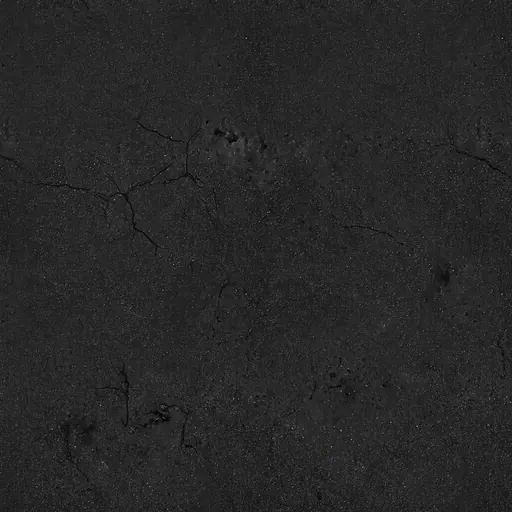
#> input picture herramientas/vecindario/tex_web/calle.webp, 512 x 512 px, given in place of cielobosque.png, which was not available
$ python armar_capas.py ../vecindario/tex_web/calle.webp ../vecindario/tex_web/ladrillo.webp out.png
#> lines starting #> are read from the running program, lines starting #| are printed output that depends on the picture; pictures that were not available may be replaced by others from this repository, and a replacement may not be noted
#> in cielo, im is the input picture: PIL image 512x512 RGB; mean R, G, B 39.5, 39.5, 39.5
### herramientas/maicol/cortar.py
# -*- coding: utf-8 -*-
"""Corta una tira de sprites sobre fondo magenta en cuadros sueltos, con alfa.
   El magenta puro es la clave: se saca por distancia en RGB, no por igualdad exacta, porque el
   modelo devuelve JPEG-ish y los bordes vienen con halo."""
from PIL import Image
import numpy as np, sys, os

def quitar_magenta(im):
    a=np.asarray(im.convert('RGB')).astype(np.int16)
    r,g,b=a[:,:,0],a[:,:,1],a[:,:,2]
    # magenta: rojo y azul altos, verde bajo
    d = np.minimum(r,b).astype(np.int16) - g
    fondo = (d > 60) & (r > 120) & (b > 120)
    # alfa suave en el borde para que no queden dientes
    alfa = np.clip((60 - (d - 60)) / 60.0, 0, 1)
    alfa = np.where(fondo, np.clip((60 - d + 60)/60.0, 0, 1)*0, 1.0)
    alfa = alfa.astype(np.float32)
    # descontaminar: los pixeles casi-fondo tiran a magenta, se les baja el rojo/azul
    rgb=a.copy()
    borde = (~fondo) & (d > 20)
    prom = ((rgb[:,:,0]+rgb[:,:,2])/2)
    rgb[:,:,0]=np.where(borde, np.minimum(rgb[:,:,0], g+40), rgb[:,:,0])
    rgb[:,:,2]=np.where(borde, np.minimum(rgb[:,:,2], g+40), rgb[:,:,2])
    out=np.dstack([rgb.astype(np.uint8), (alfa*255).astype(np.uint8)])
    return Image.fromarray(out,'RGBA'), (~fondo)

# [120 lines left out: functions quitar_fondo, sin_linea_de_piso, cortar, cortar_parejo, hoja, not called in this run]

# [10 lines that do not run on import are left out]

### herramientas/maicol/armar_capas.py
# -*- coding: utf-8 -*-
"""Arma las CAPAS DEL FONDO de Maicol: cielo solo, montañas, lomas, y junta los adornos
   viejos con los nuevos en una tira de doce.

   POR QUE SEPARAR EL CIELO. Con el cielo, las montañas, los árboles y el piso metidos en una
   sola foto, no importa cuánto camines: nada se mueve respecto de nada. Eso es un telón.
   Separadas y a velocidades distintas, caminar produce PARALAJE, que es lo único que da
   distancia en dos dimensiones.

   LAS BANDAS NO SE REPITEN DENTRO DE UN NIVEL. Una banda de 2400 px a 0,20 de velocidad dura
   12000 px de mundo = 250 casillas, y el nivel más ancho tiene 70. Aun así se le cose la
   costura por si acaso: se funde el borde derecho sobre el izquierdo y el corte desaparece.
"""
from PIL import Image
import numpy as np, os, sys, io, base64
sys.path.insert(0, os.path.dirname(os.path.abspath(__file__)))
import cortar

ALTO_JUEGO=576

def caja_alfa(im, u=24):
    a=np.asarray(im.convert('RGBA')); m=a[:,:,3]>u
    f=np.where(m.any(axis=1))[0]; c=np.where(m.any(axis=0))[0]
    if not len(f): return None
    return (int(c.min()), int(f.min()), int(c.max())+1, int(f.max())+1)

def banda(ruta, ancho, alto):
    """Saca el magenta, recorta a lo que quedó y lo lleva al tamaño exacto que va a tener.
       SE APLASTA A LO ALTO A PROPOSITO, sin respetar la proporción. Respetándola, una sierra de
       2400x930 llevada a 176 de alto queda de 456 px de ancho: a 0,20 de velocidad eso dura 2280
       px de mundo y el nivel más ancho tiene 3384, así que la misma sierra se ve dos veces y
       media EN LA MISMA PANTALLA. Aplastada entra entera y no se repite nunca dentro de un
       nivel; una sierra lejana más chata sigue leyéndose a sierra lejana."""
    rgba, mask = cortar.quitar_magenta(Image.open(ruta))
    cj=caja_alfa(rgba)
    return rgba.crop(cj).resize((ancho, alto), Image.LANCZOS)

def tono(im, mul=1.0, sat=1.0):
    """Aclara/oscurece y baja el color de una banda. Hace falta porque las bandas vienen con el
       color a full: el escombro azul de la cueva sobre un fondo casi negro PEGA EN EL OJO y se
       lee mas cerca que el piso, que es exactamente al revés de lo que tiene que pasar. Bajar
       el color es lo que hace que algo se lea LEJOS -es lo que hace el aire en la realidad- y no
       simplemente mas chico."""
    a=np.asarray(im.convert('RGBA')).astype(np.float32)
    rgb=a[:,:,:3]
    gris=(rgb[:,:,0]*0.299+rgb[:,:,1]*0.587+rgb[:,:,2]*0.114)[:,:,None]
    rgb=(gris + (rgb-gris)*sat)*mul
    a[:,:,:3]=rgb.clip(0,255)
    return Image.fromarray(a.astype(np.uint8),'RGBA')

TONOS={   # mul, sat por banda
 'montebosque':(1.00,0.86), 'lomabosque':(0.92,0.80),
 'montecueva' :(1.06,0.86), 'lomacueva' :(0.60,0.52),
 'montefabrica':(0.92,0.56),'lomafabrica':(0.84,0.56),
}

def costura(im, frac=0.10):
    """Funde el borde derecho sobre el izquierdo: al repetir, el corte no se ve."""
    a=np.asarray(im.convert('RGBA')).astype(np.float32)
    H,W,_=a.shape; n=max(2,int(W*frac))
    izq=a[:, :n].copy(); der=a[:, W-n:].copy()
    t=np.linspace(0,1,n,dtype=np.float32)[None,:,None]     # 0 en el borde, 1 adentro
    a[:, :n] = izq*t + der*(1-t)
    a=a[:, :W-n]                                            # el trozo derecho ya se fundió
    return Image.fromarray(a.clip(0,255).astype(np.uint8),'RGBA')

# El aire de cada tema: paradas de un degrade vertical (posicion, r,g,b, alfa) mas un
# oscurecido parejo. VA HORNEADO EN EL CIELO, no pintado en cada cuadro. Pintarlo cuesta un
# relleno de PANTALLA ENTERA por cuadro -590 mil pixeles mezclados con alfa- y el resultado es
# exactamente el mismo, porque ni el degrade ni el oscurecido cambian nunca.
AIRE={
 'bosque': ([(0.00,(255,240,200),0.00),(0.62,(255,236,186),0.10),(1.00,(168,196,128),0.20)], ((10,13,20),0.14)),
 'cueva':  ([(0.00,( 24, 40, 58),0.34),(0.52,( 28, 86,104),0.20),(1.00,( 42,168,176),0.26)], ((10,13,20),0.14)),
 'fabrica':([(0.00,( 28, 16, 10),0.34),(0.55,(216,118, 44),0.12),(1.00,(255,158, 64),0.22)], ((10,13,20),0.14)),
}

def degrade(im, paradas, plano):
    """Le mezcla encima un degrade vertical y despues un color parejo, igual que lo haria el
       lienzo, pero una sola vez y para siempre."""
#> called with plano = ((10, 13, 20), 0.14)
    a=np.asarray(im.convert('RGB')).astype(np.float32)
    H,W,_=a.shape
#> H = 1200; W = 1200
    y=np.linspace(0,1,H,dtype=np.float32)
#> y = 1200 values from 0 to 1
    col=np.zeros((H,3),np.float32); alf=np.zeros((H,1),np.float32)
#> after `alf = np.zeros((H, 1), np.float32)`: alf = 1200 values from 0 to 0
    for k in range(len(paradas)-1):
        p0,c0,a0 = paradas[k]; p1,c1,a1 = paradas[k+1]
        m=(y>=p0)&(y<=p1)
        if not m.any(): continue
        t=((y[m]-p0)/max(1e-6,(p1-p0)))[:,None]
        col[m]=np.array(c0,np.float32)*(1-t)+np.array(c1,np.float32)*t
        alf[m]=a0*(1-t)+a1*t
#> this loop made 2 passes
#> (p0, c0, a0, p1, c1, a1) on passes 1 to 2: (0, (255, 240, 200), 0, 0.62, (255, 236, 186), 0.1), (0.62, (255, 236, 186), 0.1, 1, (168, 196, 128), 0.2)
#> after the loop, alf = 1200 values from 0 to 0.2; col = 1200 rows, first 8: [255, 240, 200], [255, 240, 200], [255, 240, 200], [255, 240, 199.9], [255, 240, 199.9], [255, 240, 199.9], [255, 240, 199.9], [255, 240, 199.9]
    a = a*(1-alf[:,None,:]) + col[:,None,:]*alf[:,None,:]
    c,al = plano
#> c = (10, 13, 20); al = 0.14
    a = a*(1-al) + np.array(c,np.float32)*al
    return Image.fromarray(a.clip(0,255).astype(np.uint8),'RGB')

def cielo(ruta, alto=ALTO_JUEGO, ancho=1200):
    im=Image.open(ruta).convert('RGB')
    h=round(ancho*im.size[1]/im.size[0])
    im=im.resize((ancho,h), Image.LANCZOS)
    # el cielo se dibuja estirado al alto de la pantalla, asi que se guarda a 1200 de ancho y listo
    return im

def celdas(im, n):
    """Parte una tira de n celdas iguales y devuelve cada figura recortada."""
    cw=im.size[0]//n; out=[]
    for k in range(n):
        c=im.crop((k*cw,0,(k+1)*cw,im.size[1]))
        cj=caja_alfa(c)
        out.append(c.crop(cj) if cj else c)
    return out

def a_alto(im, alto):
    w=max(1, round(im.size[0]*alto/im.size[1]))
    return im.resize((w,alto), Image.LANCZOS)

def tira(cs):
    W=max(c.size[0] for c in cs); H=max(c.size[1] for c in cs)
    out=Image.new('RGBA',(W*len(cs),H),(0,0,0,0))
    for k,c in enumerate(cs): out.paste(c,(k*W+(W-c.size[0])//2, H-c.size[1]), c)
    return out, W, H

def webp(im, q=86):
    b=io.BytesIO(); im.save(b,'WEBP',quality=q,method=6); return b.getvalue()

# el alto EN PANTALLA de cada banda, en px de los 576 del mundo
ANCHO_MONTE, ALTO_MONTE = 1040, 176
ANCHO_LOMA,  ALTO_LOMA  =  900, 104
# los adornos nuevos, en px del mundo
DECO2={
 'bosque': [40,42,30,34,40,42],
 'cueva':  [36,48,20,34,36,26],
 'fabrica':[28,32,44,26,30,44],
}
TEMAS=['bosque','cueva','fabrica']

if __name__=='__main__':
    CAP=sys.argv[1]           # carpeta con lo bajado (cielo*.png, monte*.png, loma*.png, deco2*.png)
    SAC=sys.argv[2]           # carpeta con lo sacado del HTML (decobosque.webp, ...)
    OUT=sys.argv[3]
    os.makedirs(OUT, exist_ok=True)
    hojas={}
    for t in TEMAS:
        hojas['cielo'+t]=degrade(cielo(os.path.join(CAP,'cielo'+t+'.png')), *AIRE[t])
        hojas['monte'+t]=tono(costura(banda(os.path.join(CAP,'monte'+t+'.png'), ANCHO_MONTE, ALTO_MONTE)), *TONOS['monte'+t])
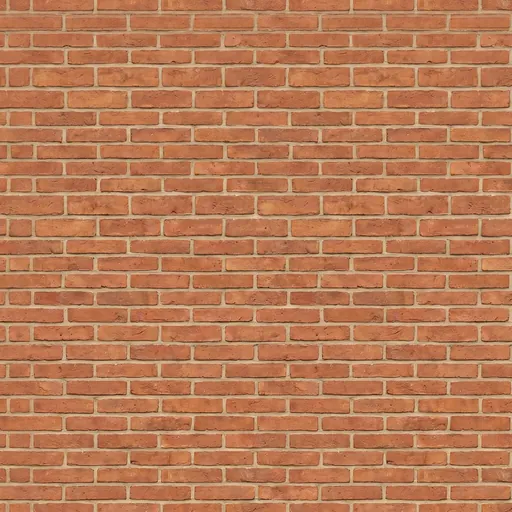
#> input picture herramientas/vecindario/tex_web/ladrillo.webp, 512 x 512 px, given in place of montebosque.png, which was not available
#> in quitar_magenta, `fondo = (d > 60) & (r > 120) & (b > 120)`: fondo: shape (512, 512) bool; every value is 0
#> in quitar_magenta, `alfa = np.clip((60 - (d - 60)) / 60.0, 0, 1)`: alfa: shape (512, 512) float64; every value is 1
#> in quitar_magenta, `alfa = alfa.astype(np.float32)`: alfa: shape (512, 512) float32; every value is 1
#> in quitar_magenta, `prom = ((rgb[:,:,0]+rgb[:,:,2])/2)`:
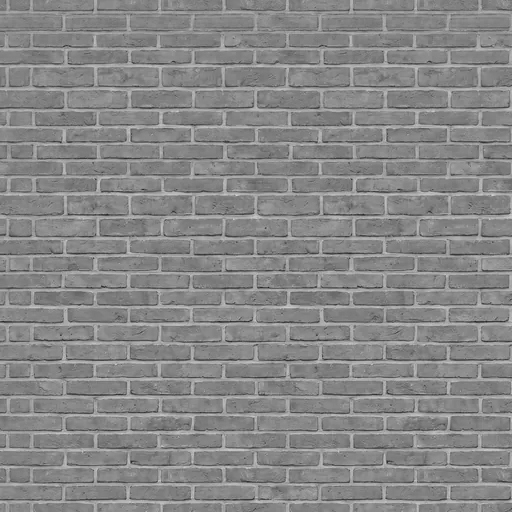
#> prom: shape (512, 512) float64; min 33.5, max 211, mean 135.2
#> in banda, `rgba, mask = cortar.quitar_magenta(Image.open(ruta))`: mask: shape (512, 512) bool; every value is 1
#> in caja_alfa, `f = np.where(m.any(axis=1))[0]`: f = 512 values from 0 to 511
#> in banda, `cj=caja_alfa(rgba)`: cj = (0, 0, 512, 512)
#> in costura, `a[:, :n] = izq*t + der*(1-t)`:
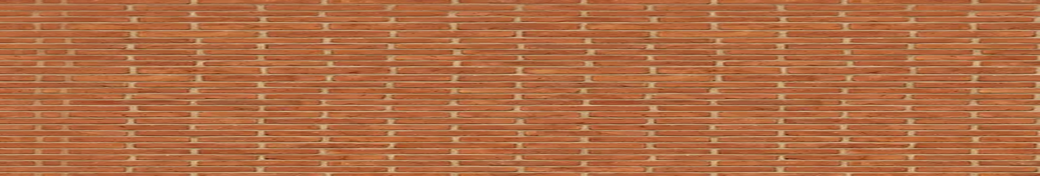
#> a: shape (176, 1040, 4) float32; mean R, G, B, A 184.2, 122.4, 86.2, 255.6; transparent parts drawn white
        hojas['loma'+t] =tono(costura(banda(os.path.join(CAP,'loma'+t+'.png'),  ANCHO_LOMA,  ALTO_LOMA)),  *TONOS['loma'+t])
#> call 2 of costura, with frac = 0.1
#> in costura (call 2), `a[:, :n] = izq*t + der*(1-t)`:
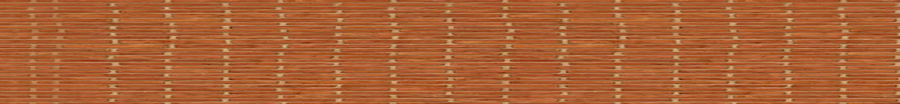
#> a: shape (104, 900, 4) float32; mean R, G, B, A 184.2, 122.4, 86.2, 255.3; transparent parts drawn white
#> in costura (call 2), `return Image.fromarray(a.clip(0,255).astype(np.uint8),'RGBA')`:
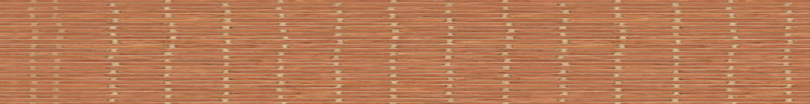
#> returned value: PIL image 810x104 RGBA; mean R, G, B, A 184.1, 122.3, 86.1, 255; transparent parts drawn white
#> call 2 of tono, with mul = 0.92, sat = 0.8
#> in tono (call 2), `gris=(rgb[:,:,0]*0.299+rgb[:,:,1]*0.587+rgb[:,:,2]*0.114)[:,:,None]`:
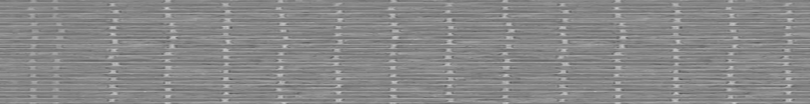
#> gris: shape (104, 810, 1) float32; min 88.08, max 203.4, mean 136.7
#> in tono (call 2), `rgb=(gris + (rgb-gris)*sat)*mul`:
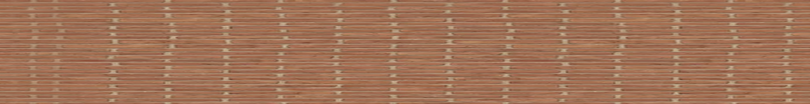
#> rgb: shape (104, 810, 3) float32; mean R, G, B 160.6, 115.2, 88.5
        # los doce adornos: seis que ya estaban mas seis nuevos, en una sola tira
#> (the run stopped early here; a loop or call above may not have finished)
